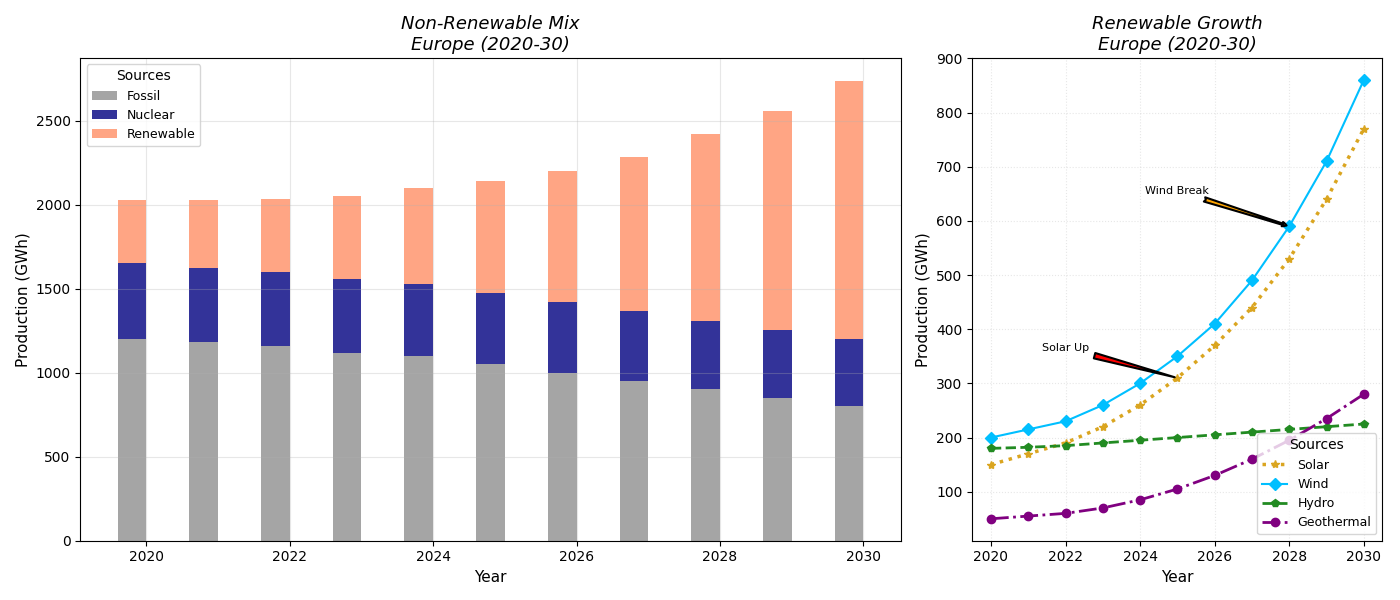

Source code (Python):
import matplotlib.pyplot as plt
import numpy as np

years = np.arange(2020, 2031)

solar_energy = [150, 170, 190, 220, 260, 310, 370, 440, 530, 640, 770]
wind_energy = [200, 215, 230, 260, 300, 350, 410, 490, 590, 710, 860]
hydro_energy = [180, 182, 185, 190, 195, 200, 205, 210, 215, 220, 225]
geothermal_energy = [50, 55, 60, 70, 85, 105, 130, 160, 195, 235, 280]  # new data series

fossil_energy = [1200, 1180, 1160, 1120, 1100, 1050, 1000, 950, 900, 850, 800]
nuclear_energy = [450, 445, 440, 435, 430, 425, 420, 415, 410, 405, 400]
renewable_energy = [380, 400, 435, 495, 570, 665, 780, 920, 1110, 1300, 1535]  # collective renewable data

fig, (ax1, ax2) = plt.subplots(1, 2, figsize=(14, 6), gridspec_kw={'width_ratios': [2, 1]})

width = 0.4

ax1.bar(years - width / 2, fossil_energy, width, label='Fossil', color='dimgray', alpha=0.6)
ax1.bar(years - width / 2, nuclear_energy, width, bottom=fossil_energy, label='Nuclear', color='navy', alpha=0.8)
ax1.bar(years - width / 2, renewable_energy, width, bottom=np.array(fossil_energy) + np.array(nuclear_energy),
        label='Renewable', color='coral', alpha=0.7)  # new data series

ax1.set_title("Non-Renewable Mix\nEurope (2020-30)", fontsize=13, fontweight='normal', fontstyle='italic')
ax1.set_xlabel("Year", fontsize=11)
ax1.set_ylabel("Production (GWh)", fontsize=11)
ax1.legend(title='Sources', loc='upper left', fontsize=9)
ax1.grid(True, linestyle='-', alpha=0.3)

ax2.plot(years, solar_energy, marker='*', linestyle=':', color='goldenrod', linewidth=2.5, label='Solar')
ax2.plot(years, wind_energy, marker='D', linestyle='-', color='deepskyblue', linewidth=1.5, label='Wind')
ax2.plot(years, hydro_energy, marker='p', linestyle='--', color='forestgreen', linewidth=2, label='Hydro')
ax2.plot(years, geothermal_energy, marker='o', linestyle='-.', color='purple', linewidth=2, label='Geothermal')  # new data series

ax2.annotate('Solar Up', xy=(2025, solar_energy[5]), xytext=(2022, 360),
             arrowprops=dict(facecolor='red', arrowstyle='wedge,tail_width=0.5', linewidth=1.5), fontsize=8, ha='center')
ax2.annotate('Wind Break', xy=(2028, wind_energy[8]), xytext=(2025, 650),
             arrowprops=dict(facecolor='orange', arrowstyle='fancy', linewidth=1.5), fontsize=8, ha='center')

ax2.set_title("Renewable Growth\nEurope (2020-30)", fontsize=13, fontweight='normal', fontstyle='italic')
ax2.set_xlabel("Year", fontsize=11)
ax2.set_ylabel("Production (GWh)", fontsize=11)
ax2.legend(title='Sources', loc='lower right', fontsize=9)
ax2.grid(True, linestyle=':', alpha=0.3)

plt.tight_layout()
plt.show()
